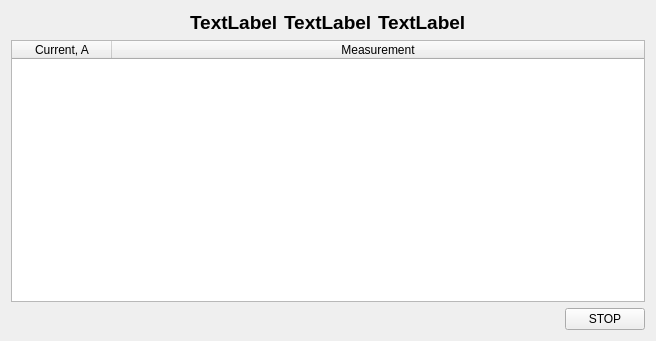
<?xml version="1.0" encoding="UTF-8"?>
<ui version="4.0">
 <class>PageFactoryCalibrationSV</class>
 <widget class="QWidget" name="PageFactoryCalibrationSV">
  <property name="geometry">
   <rect>
    <x>0</x>
    <y>0</y>
    <width>656</width>
    <height>341</height>
   </rect>
  </property>
  <property name="windowTitle">
   <string>Form</string>
  </property>
  <layout class="QVBoxLayout" name="verticalLayout">
   <item>
    <layout class="QHBoxLayout" name="horizontalLayout_2">
     <item>
      <spacer name="horizontalSpacer_2">
       <property name="orientation">
        <enum>Qt::Horizontal</enum>
       </property>
       <property name="sizeHint" stdset="0">
        <size>
         <width>40</width>
         <height>20</height>
        </size>
       </property>
      </spacer>
     </item>
     <item>
      <widget class="QLabel" name="lblInfo">
       <property name="font">
        <font>
         <pointsize>14</pointsize>
         <bold>true</bold>
        </font>
       </property>
       <property name="text">
        <string>TextLabel</string>
       </property>
      </widget>
     </item>
     <item>
      <widget class="QLabel" name="lblVoltage">
       <property name="font">
        <font>
         <pointsize>14</pointsize>
         <bold>true</bold>
        </font>
       </property>
       <property name="text">
        <string>TextLabel</string>
       </property>
      </widget>
     </item>
     <item>
      <widget class="QLabel" name="lblAmpere">
       <property name="font">
        <font>
         <pointsize>14</pointsize>
         <bold>true</bold>
        </font>
       </property>
       <property name="text">
        <string>TextLabel</string>
       </property>
      </widget>
     </item>
     <item>
      <spacer name="horizontalSpacer_3">
       <property name="orientation">
        <enum>Qt::Horizontal</enum>
       </property>
       <property name="sizeHint" stdset="0">
        <size>
         <width>40</width>
         <height>20</height>
        </size>
       </property>
      </spacer>
     </item>
    </layout>
   </item>
   <item>
    <widget class="QTableWidget" name="tableWidget">
     <attribute name="horizontalHeaderHighlightSections">
      <bool>false</bool>
     </attribute>
     <attribute name="horizontalHeaderStretchLastSection">
      <bool>true</bool>
     </attribute>
     <attribute name="verticalHeaderVisible">
      <bool>false</bool>
     </attribute>
     <column>
      <property name="text">
       <string>Current, A</string>
      </property>
     </column>
     <column>
      <property name="text">
       <string>Measurement</string>
      </property>
     </column>
    </widget>
   </item>
   <item>
    <layout class="QHBoxLayout" name="horizontalLayout">
     <item>
      <spacer name="horizontalSpacer">
       <property name="orientation">
        <enum>Qt::Horizontal</enum>
       </property>
       <property name="sizeHint" stdset="0">
        <size>
         <width>40</width>
         <height>20</height>
        </size>
       </property>
      </spacer>
     </item>
     <item>
      <widget class="QPushButton" name="btnStop">
       <property name="text">
        <string>STOP</string>
       </property>
      </widget>
     </item>
    </layout>
   </item>
  </layout>
 </widget>
 <resources/>
 <connections/>
</ui>
